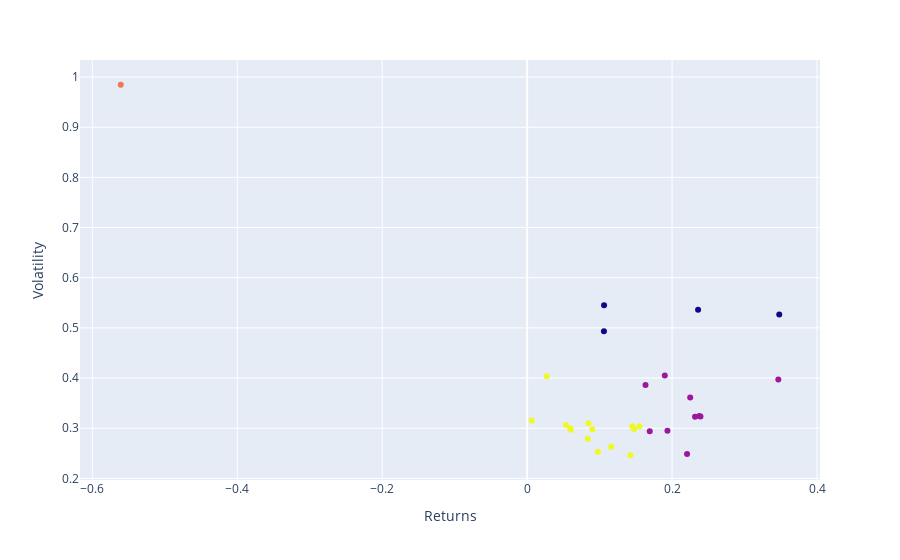

Notebook code cell kept with this figure:
### Markdown cell above
Once the outliers have been eliminated, we repeat the steps performed for clustering using the K-means algorithm to obtain more accurate clusters.

### Code cell
# Computing K-Means with K = 4 (4 clusters)
centroids,_ = kmeans(data,4)

# Assign each sample to a cluster
idx,_ = vq(data,centroids)

# Create a dataframe with the tickers and the clusters that's belong to
details = [(name,cluster) for name, cluster in zip(returns.index,idx)]
details_df = pd.DataFrame(details)

# Rename columns
details_df.columns = ['Ticker','Cluster']

# Create another dataframe with the tickers and data from each stock
clusters_df = returns.reset_index()

# Bring the clusters information from the dataframe 'details_df'
clusters_df['Cluster'] = details_df['Cluster']

# Rename columns
clusters_df.columns = ['Ticker', 'Returns', 'Volatility', 'Cluster']

# Plot the clusters created using Plotly
fig = px.scatter(clusters_df, x="Returns", y="Volatility", color="Cluster", hover_data=["Ticker"])
fig.update(layout_coloraxis_showscale=False)
fig.show()

### Figure 1 — Plotly figure (JSON) as saved in the notebook; plotly's stock layout.template omitted (floating-point values rounded to 4 significant figures)
{"data": [{"customdata": [["MMM"], ["AOS"], ["ABT"], ["ABBV"], ["ACN"], ["ADBE"], ["AMD"], ["AES"], ["AFL"], ["A"], ["APD"], ["ABNB"], ["AKAM"], ["ALB"], ["ARE"], ["ALGN"], ["ALLE"], ["LNT"], ["ALL"], ["GOOGL"], ["GOOG"], ["MO"], ["AMZN"], ["AMCR"], ["AMTM"], ["AIG"], ["AMT"], ["AWK"], ["AMP"]], "hovertemplate": "Returns=%{x}<br>Volatility=%{y}<br>Ticker=%{customdata[0]}<br>Cluster=%{marker.color}<extra></extra>", "legendgroup": "", "marker": {"color": [3, 3, 3, 1, 1, 1, 0, 3, 1, 3, 3, 0, 3, 0, 3, 0, 3, 3, 1, 1, 1, 3, 1, 3, 2, 1, 3, 3, 1], "coloraxis": "coloraxis", "symbol": "circle"}, "mode": "markers", "name": "", "orientation": "v", "showlegend": false, "type": "scatter", "x": [0.06023, 0.155, 0.1159, 0.2207, 0.1691, 0.1634, 0.3479, 0.027, 0.2316, 0.1475, 0.145, 0.1059, 0.05962, 0.2359, 0.006169, 0.1061, 0.08452, 0.09772, 0.1936, 0.2375, 0.2392, 0.1425, 0.225, 0.09002, -0.5608, 0.1899, 0.05361, 0.08366, 0.3466], "xaxis": "x", "y": [0.2969, 0.3039, 0.2631, 0.2487, 0.2939, 0.3859, 0.5268, 0.4035, 0.323, 0.2982, 0.3041, 0.4932, 0.2993, 0.5362, 0.3152, 0.5449, 0.3098, 0.253, 0.295, 0.3244, 0.3233, 0.2461, 0.361, 0.2978, 0.9847, 0.4049, 0.3065, 0.2791, 0.3972], "yaxis": "y"}], "layout": {"coloraxis": {"colorbar": {"title": {"text": "Cluster"}}, "colorscale": [[0, "#0d0887"], [0.1111, "#46039f"], [0.2222, "#7201a8"], [0.3333, "#9c179e"], [0.4444, "#bd3786"], [0.5556, "#d8576b"], [0.6667, "#ed7953"], [0.7778, "#fb9f3a"], [0.8889, "#fdca26"], [1, "#f0f921"]], "showscale": false}, "legend": {"tracegroupgap": 0}, "margin": {"t": 60}, "xaxis": {"anchor": "y", "domain": [0, 1], "title": {"text": "Returns"}}, "yaxis": {"anchor": "x", "domain": [0, 1], "title": {"text": "Volatility"}}}}
